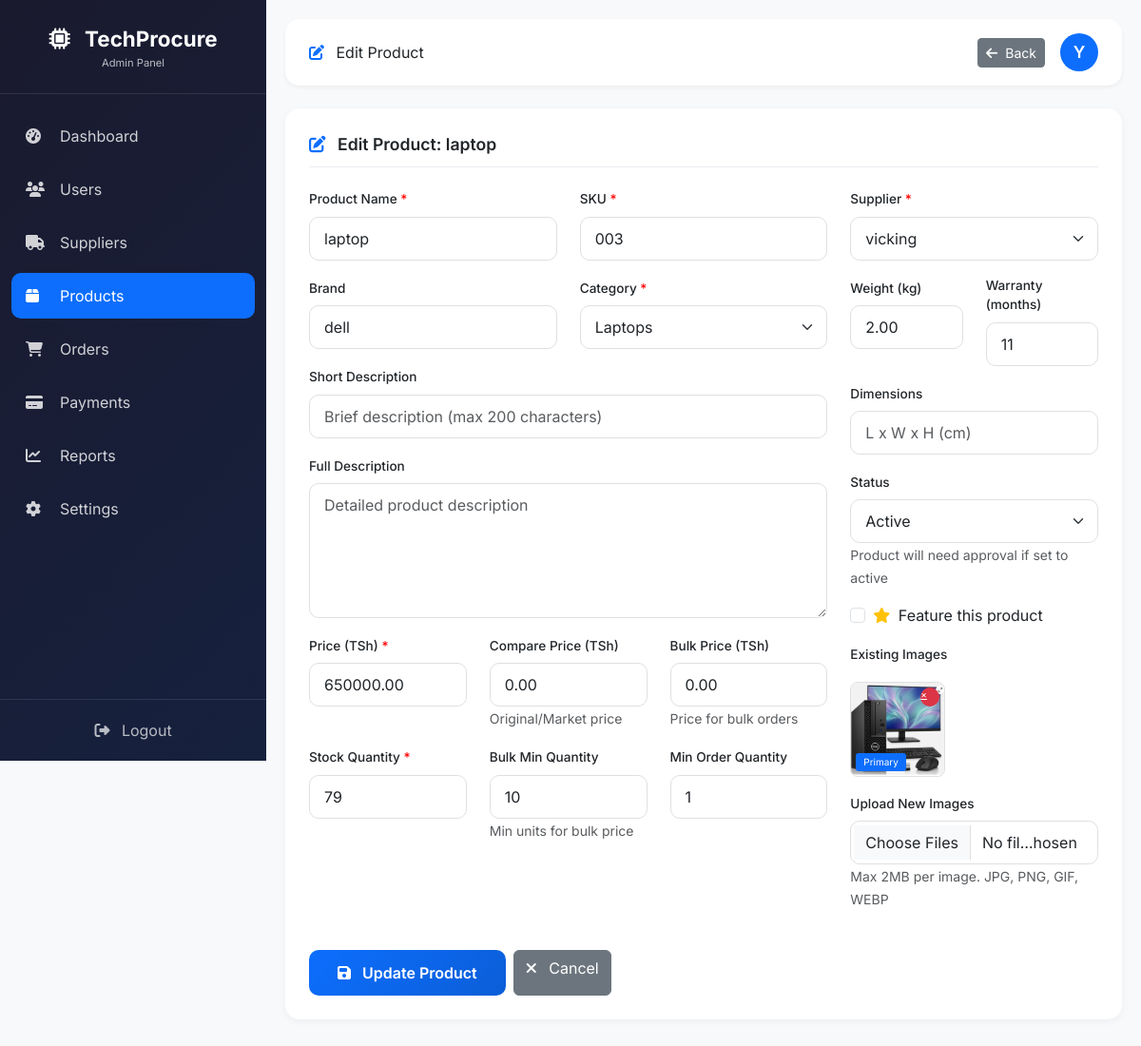
Page /Techprocure17/admin/products/edit-product.php?id=3 (signed in) on the committed database.
### tables this page shows
CREATE TABLE `products` (
  `id` int(11) NOT NULL,
  `name` varchar(255) NOT NULL,
  `product_code` varchar(50) DEFAULT NULL,
  `supplier_id` int(11) NOT NULL,
  `category_id` int(11) NOT NULL,
  `brand_id` int(11) DEFAULT NULL,
  `product_name` varchar(255) NOT NULL,
  `slug` varchar(255) NOT NULL,
  `description` text DEFAULT NULL,
  `short_description` varchar(500) DEFAULT NULL,
  `sku` varchar(50) NOT NULL,
  `brand` varchar(100) DEFAULT NULL,
  `price_tsh` decimal(15,2) NOT NULL,
  `cost_price_tsh` decimal(15,2) DEFAULT 0.00,
  `quantity` int(11) NOT NULL DEFAULT 0,
  `quantity_available` int(11) NOT NULL DEFAULT 0,
  `min_order` int(11) DEFAULT 1,
  `weight_kg` decimal(8,2) DEFAULT NULL,
  `compare_price_tsh` decimal(15,2) DEFAULT NULL,
  `bulk_price_tsh` decimal(15,2) DEFAULT NULL,
  `bulk_min_quantity` int(11) DEFAULT 10,
  `min_order_quantity` int(11) DEFAULT 1,
  `stock_quantity` int(11) DEFAULT 0,
  `stock_status` enum('in_stock','out_of_stock','pre_order','discontinued') DEFAULT 'out_of_stock',
  `weight` decimal(10,2) DEFAULT NULL,
  `dimensions` varchar(100) DEFAULT NULL,
  `warranty_months` int(11) DEFAULT 12,
  `rating` decimal(3,2) DEFAULT 0.00,
  `total_reviews` int(11) DEFAULT 0,
  `views` int(11) DEFAULT 0,
  `is_featured` tinyint(1) DEFAULT 0,
  `approval_status` enum('pending','approved','rejected') DEFAULT 'pending',
  `status` enum('active','inactive','draft') DEFAULT 'draft',
  `featured` tinyint(1) DEFAULT 0,
  `created_by` int(11) DEFAULT NULL,
  `created_at` datetime DEFAULT current_timestamp(),
  `updated_at` datetime DEFAULT NULL ON UPDATE current_timestamp(),
  `approved_by` int(11) DEFAULT NULL,
  `approved_at` datetime DEFAULT NULL,
  `price` decimal(10,2) NOT NULL DEFAULT 0.00,
  `compare_price` decimal(10,2) DEFAULT NULL,
  `cost_price` decimal(10,2) DEFAULT NULL,
  `min_quantity` int(11) NOT NULL DEFAULT 1,
  `is_active` tinyint(1) DEFAULT 1,
  `tags` varchar(255) DEFAULT NULL,
  `meta_title` varchar(255) DEFAULT NULL,
  `meta_description` varchar(255) DEFAULT NULL,
  `meta_keywords` varchar(255) DEFAULT NULL
);

CREATE TABLE `categories` (
  `id` int(11) NOT NULL,
  `name` varchar(100) NOT NULL,
  `slug` varchar(100) NOT NULL,
  `description` text DEFAULT NULL,
  `icon_class` varchar(50) DEFAULT NULL,
  `parent_id` int(11) DEFAULT NULL,
  `sort_order` int(11) DEFAULT 0,
  `status` enum('active','inactive') DEFAULT 'active',
  `created_at` datetime DEFAULT current_timestamp(),
  `updated_at` datetime DEFAULT NULL ON UPDATE current_timestamp()
);

CREATE TABLE `suppliers` (
  `id` int(11) NOT NULL,
  `user_id` int(11) NOT NULL,
  `company_name` varchar(200) NOT NULL,
  `company_logo` varchar(255) DEFAULT NULL,
  `registration_number` varchar(100) DEFAULT NULL,
  `tax_id` varchar(100) DEFAULT NULL,
  `contact_person` varchar(200) DEFAULT NULL,
  `email` varchar(255) DEFAULT NULL,
  `phone` varchar(20) DEFAULT NULL,
  `address` text DEFAULT NULL,
  `city` varchar(100) DEFAULT NULL,
  `region` varchar(100) DEFAULT NULL,
  `business_description` text DEFAULT NULL,
  `approval_status` enum('pending','approved','rejected','suspended') DEFAULT 'pending',
  `verification_badge` tinyint(1) DEFAULT 0,
  `rating` decimal(3,2) DEFAULT 0.00,
  `total_sales` int(11) DEFAULT 0,
  `total_reviews` int(11) DEFAULT 0,
  `status` enum('active','inactive') DEFAULT 'active',
  `created_at` datetime DEFAULT current_timestamp(),
  `updated_at` datetime DEFAULT NULL ON UPDATE current_timestamp(),
  `country` varchar(100) DEFAULT 'Tanzania',
  `company_description` text DEFAULT NULL,
  `business_type` varchar(50) DEFAULT NULL,
  `tin_number` varchar(50) DEFAULT NULL,
  `vat_registered` tinyint(1) DEFAULT 0,
  `verification_status` enum('unverified','pending','verified','rejected') DEFAULT 'unverified',
  `website` varchar(255) DEFAULT NULL,
  `facebook` varchar(255) DEFAULT NULL,
  `twitter` varchar(255) DEFAULT NULL,
  `instagram` varchar(255) DEFAULT NULL,
  `linkedin` varchar(255) DEFAULT NULL,
  `bank_name` varchar(100) DEFAULT NULL,
  `bank_account_name` varchar(100) DEFAULT NULL,
  `bank_account_number` varchar(50) DEFAULT NULL,
  `swift_code` varchar(20) DEFAULT NULL,
  `bank_branch` varchar(100) DEFAULT NULL,
  `business_license` varchar(255) DEFAULT NULL,
  `tax_clearance` varchar(255) DEFAULT NULL,
  `verification_documents` text DEFAULT NULL
);

CREATE TABLE `product_images` (
  `id` int(11) NOT NULL,
  `product_id` int(11) NOT NULL,
  `image_path` varchar(255) NOT NULL,
  `alt_text` varchar(255) DEFAULT NULL,
  `is_primary` tinyint(1) DEFAULT 0,
  `sort_order` int(11) DEFAULT 0,
  `created_at` datetime DEFAULT current_timestamp()
);

### Techprocure17/admin/products/edit-product.php (the view, shortened to what the rows shown need)
<?php
$db = getDB();
$product_id = isset($_GET['id']) ? (int)$_GET['id'] : 0;
$product = null;
try {
    $sql = "SELECT p.*, c.name as category_name, s.company_name as supplier_name
            FROM products p
            LEFT JOIN categories c ON p.category_id = c.id
            LEFT JOIN suppliers s ON p.supplier_id = s.id
            WHERE p.id = ?";
    $stmt = $db->prepare($sql);
    $stmt->execute([$product_id]);
    $product = $stmt->fetch();
} catch (PDOException $e) {
    $_SESSION['error'] = "Failed to load product.";
    header("Location: manage-products.php");
    exit();
}
$categories = [];
try {
    $stmt = $db->query("SELECT id, name FROM categories WHERE status = 'active' ORDER BY name");
    if ($stmt->rowCount() > 0) {
        $categories = $stmt->fetchAll();
    }
} catch (PDOException $e) {
    $categories = [];
}
$suppliers = [];
try {
    $stmt = $db->query("SELECT id, company_name FROM suppliers WHERE approval_status = 'approved' AND status = 'active' ORDER BY company_name");
    if ($stmt->rowCount() > 0) {
        $suppliers = $stmt->fetchAll();
    }
} catch (PDOException $e) {
    $suppliers = [];
}
$product_images = [];
try {
    $sql = "SELECT * FROM product_images WHERE product_id = ? ORDER BY is_primary DESC, sort_order ASC";
    $stmt = $db->prepare($sql);
    $stmt->execute([$product_id]);
    if ($stmt->rowCount() > 0) {
        $product_images = $stmt->fetchAll();
    }
} catch (PDOException $e) {
    $product_images = [];
}
?>
<!DOCTYPE html>
<html lang="en">
<head>
    <link href="https://cdn.jsdelivr.net/npm/bootstrap@5.3.0/dist/css/bootstrap.min.css" rel="stylesheet">
    <link rel="stylesheet" href="https://cdnjs.cloudflare.com/ajax/libs/font-awesome/6.4.0/css/all.min.css">
</head>
<body>
<div class="main-content" id="mainContent">
    <div class="form-card">
        <div class="card-title">
            <i class="fas fa-edit"></i> Edit Product: <?php echo htmlspecialchars($product['product_name']); ?>
        </div>
        <form method="POST" action="" enctype="multipart/form-data">
            <div class="row">
                <div class="col-lg-8">
                    <div class="row">
                        <div class="col-md-6 mb-3">
                            <label class="form-label required">Product Name</label>
                            <input type="text" name="product_name" class="form-control"
                                   value="<?php echo htmlspecialchars($product['product_name']); ?>"
                                   placeholder="Enter product name" required>
                        </div>
                        <div class="col-md-6 mb-3">
                            <label class="form-label required">SKU</label>
                            <input type="text" name="sku" class="form-control"
                                   value="<?php echo htmlspecialchars($product['sku']); ?>"
                                   placeholder="Unique SKU" required>
                        </div>
                    </div>
                    <div class="row">
                        <div class="col-md-6 mb-3">
                            <label class="form-label">Brand</label>
                            <input type="text" name="brand" class="form-control"
                                   value="<?php echo htmlspecialchars($product['brand'] ?? ''); ?>"
                                   placeholder="e.g., HP, Dell, Cisco">
                        </div>
                        <div class="col-md-6 mb-3">
                            <label class="form-label required">Category</label>
                            <select name="category_id" class="form-select" required>
                                <?php foreach($categories as $cat): ?>
                                    <option value="<?php echo $cat['id']; ?>" <?php echo $product['category_id'] == $cat['id'] ? 'selected' : ''; ?>>
                                        <?php echo htmlspecialchars($cat['name']); ?>
                                    </option>
                                <?php endforeach; ?>
                            </select>
                        </div>
                    </div>
                    <div class="row">
                        <div class="col-md-4 mb-3">
                            <label class="form-label required">Price (TSh)</label>
                            <input type="number" name="price_tsh" class="form-control" step="0.01"
                                   value="<?php echo $product['price_tsh']; ?>"
                                   placeholder="0.00" required>
                        </div>
                        <div class="col-md-4 mb-3">
                            <label class="form-label">Compare Price (TSh)</label>
                            <input type="number" name="compare_price_tsh" class="form-control" step="0.01"
                                   value="<?php echo $product['compare_price_tsh'] ?? ''; ?>"
                                   placeholder="0.00">
                            <small class="text-muted">Original/Market price</small>
                        </div>
                        <div class="col-md-4 mb-3">
                            <label class="form-label">Bulk Price (TSh)</label>
                            <input type="number" name="bulk_price_tsh" class="form-control" step="0.01"
                                   value="<?php echo $product['bulk_price_tsh'] ?? ''; ?>"
                                   placeholder="0.00">
                            <small class="text-muted">Price for bulk orders</small>
                        </div>
                    </div>
                    <div class="row">
                        <div class="col-md-4 mb-3">
                            <label class="form-label required">Stock Quantity</label>
                            <input type="number" name="stock_quantity" class="form-control"
                                   value="<?php echo $product['stock_quantity']; ?>"
                                   min="0" required>
                        </div>
                        <div class="col-md-4 mb-3">
                            <label class="form-label">Bulk Min Quantity</label>
                            <input type="number" name="bulk_min_quantity" class="form-control"
                                   value="<?php echo $product['bulk_min_quantity'] ?? 10; ?>"
                                   min="1">
                            <small class="text-muted">Min units for bulk price</small>
                        </div>
                        <div class="col-md-4 mb-3">
                            <label class="form-label">Min Order Quantity</label>
                            <input type="number" name="min_order_quantity" class="form-control"
                                   value="<?php echo $product['min_order_quantity'] ?? 1; ?>"
                                   min="1">
                        </div>
                    </div>
                </div>
                <div class="col-lg-4">
                    <div class="mb-3">
                        <label class="form-label required">Supplier</label>
                        <select name="supplier_id" class="form-select" required>
                            <?php foreach($suppliers as $sup): ?>
                                <option value="<?php echo $sup['id']; ?>" <?php echo $product['supplier_id'] == $sup['id'] ? 'selected' : ''; ?>>
                                    <?php echo htmlspecialchars($sup['company_name']); ?>
                                </option>
                            <?php endforeach; ?>
                        </select>
                    </div>
                    <div class="row">
                        <div class="col-6 mb-3">
                            <label class="form-label">Weight (kg)</label>
                            <input type="number" name="weight" class="form-control" step="0.01"
                                   value="<?php echo $product['weight'] ?? ''; ?>"
                                   placeholder="0.00">
                        </div>
                        <div class="col-6 mb-3">
                            <label class="form-label">Warranty (months)</label>
                            <input type="number" name="warranty_months" class="form-control"
                                   value="<?php echo $product['warranty_months'] ?? 12; ?>"
                                   min="0">
                        </div>
                    </div>
                    <div class="mb-3">
                        <label class="form-label">Status</label>
                        <select name="status" class="form-select">
                            <option value="active" <?php echo $product['status'] == 'active' ? 'selected' : ''; ?>>Active</option>
                        </select>
                        <small class="text-muted">Product will need approval if set to active</small>
                    </div>
                    <div class="form-check mb-3">
                        <input type="checkbox" name="is_featured" class="form-check-input" id="is_featured" value="1" <?php echo $product['is_featured'] ? 'checked' : ''; ?>>
                        <label class="form-check-label" for="is_featured">
                            <i class="fas fa-star text-warning me-1"></i> Feature this product
                        </label>
                    </div>
                    <div class="mb-3">
                        <?php if (!empty($product_images)): ?>
                        <div class="existing-images">
                            <?php foreach($product_images as $img): ?>
                            <div class="image-item">
                                <?php
                                if (strpos($img['image_path'], 'uploads/') === 0) {
                                    $img_path = '../../' . $img['image_path'];
                                } else {
                                    $img_path = '../../uploads/products/' . $product_id . '/' . $img['image_path'];
                                }
                                ?>
                                <img src="<?php echo $img_path; ?>" alt="Product image" onerror="this.src='../../assets/images/placeholder-product.jpg'">
                                <?php if($img['is_primary']): ?>
                                    <span class="primary-badge">Primary</span>
                                <?php endif; ?>
                                <a href="delete-image.php?id=<?php echo $img['id']; ?>&product_id=<?php echo $product_id; ?>" class="delete-image" onclick="return confirm('Delete this image?')">×</a>
                            </div>
                            <?php endforeach; ?>
                        </div>
                        <?php else: ?>
                        <p class="text-muted small">No images uploaded yet.</p>
                        <?php endif; ?>
                    </div>
                </div>
            </div>
            <div class="d-flex gap-2 mt-3">
            </div>
        </form>
    </div>
</div>
</body>
</html>

### rows in the picture
products: product_name "laptop", sku "003", brand "dell", category_id "Laptops", price_tsh "650000.00", compare_price_tsh "0.00", bulk_price_tsh "0.00", stock_quantity "79", bulk_min_quantity "10", min_order_quantity "1", supplier_id "vicking", weight "2.00", warranty_months "11", status "Active"
product_images: image_path (picture), is_primary "Primary"

### other values in the picture
substr($_SESSION['user_name'] ?? 'A', 0, 1) "Y"
